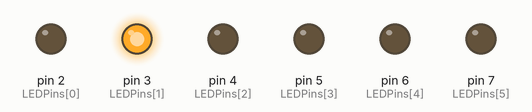
The sketch below on a simulated Arduino Uno, built with avr-gcc and run on an emulated ATmega328P. Shown: output pins drawn as LEDs (lit = HIGH).

Above: at 0.1 s.
At 0.58 s:
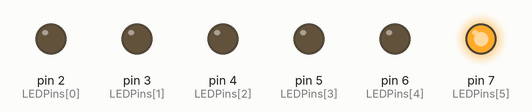
At 0.82 s:
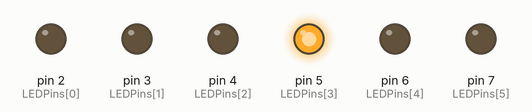
At 1.42 s:
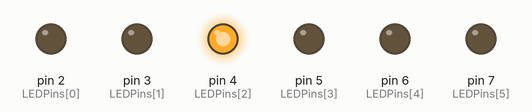
At 2.38 s:
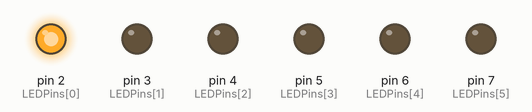
At 2.86 s:
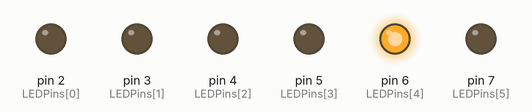
Timing chart, 0 to 3.2 s (numbered marks = the images above):
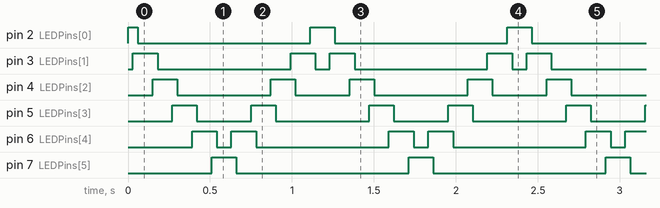

The sketch:

LED_Chase.ino
```cpp
/*
 * A simple LED chase sequence animation.
 *
 * www.lvl1.org - Louisville's Hackerspace, a 501c3 educational non-profit
 *
 * Twitter: @blenster
 * Google+: https://plus.google.com/u/0/111632821507430778453
 *
 */

// This is where variables are defined; they will help control what happens

const int NumberOfLEDs = 6; // The number of LEDs in our project
const int LEDPins[] = {2,3,4,5,6,7}; // An Array of output pin numbers we are using on the Arduino
const int WaitTime = 30;  // The number of milliseconds to wait before continuing the animation
                          // Feel free to play with this number by making it larger and smaller
                          // and seeing what happens

// This code runs only once, when we start the Arduino by powering it on or pressing the reset
// button.  Use this space to set the initial conditions for the program.  For example here we
// will tell the Arduino that we want to use the pin numbers defined in the LEDPins array above
// as output pins that we can send a signal to.  This signal will turn the LEDs ON or OFF so
// that our animation displays the way we want it to.

void setup() {

  // We will use a loop to set the pin values all together in an efficient way:
  // "led" is a temporary variable that we will use to count our turns through this for loop
  // Each time we go through this loop we will add 1 to the current value of the variable and
  // then we will test to see if that number has gotten too big.  The value of led will look
  // like this as we go through this code: 0, 1, 2, 3, 4, 5
  // Each time this loop executes we will test that number against NumberOfLEDs, which is 6,
  // and if the number inside of "led" is lower than 5 we will run the loop again.  When we
  // reach 6 the loop will no longer do anything.

  for (int led = 0; led < NumberOfLEDs; led++) {

    // Here's where we tell the pin on the Arduino that we want to use it to send an output signal
    // We will do this for each pin in our loop as defined in the LEDPins Array above.

    pinMode(LEDPins[led], OUTPUT);

    // This code will read each value in the LEDPins Array in turn, making something that looks like
    // this when "led" = 0: pinMode(LEDPins[0], OUTPUT);  LEDPins[0] is equal to "2" so we end up with
    // this: pinMode(2, OUTPUT);

    // "pinMode" is a special command that allows us to tell the Arduino that we want to set the pin
    // to be an INPUT or OUTPUT -- so we can either listen using INPUT or send out a signal using
    // OUTPUT  Since we want to tell the LEDs to turn on we need to tell the Arduino we are using
    // these pins in the output mode

    digitalWrite(LEDPins[led], LOW); // This sets the pins to a default state so the LEDs will be off
                                     // when we start the animation

  } // We're finished with the FOR loop here

  // If you want to watch the code execute in the Arduino IDE Serial Monitor uncomment this line:
  //Serial.begin(9600);

} // We're done setting things up and are ready to move on to the main code.

// This is the main block of code that will run on the Arduino.  Each time it finishes it will begin
// again unless we tell it not to.  This code will continue to run over and over as long as the
// Arduino is still on

void loop() {
  // This is where we will tell the Arduino which LEDs we want to turn on and which to turn off
  // Initially we will move from one side to another going up the LEDs from 0 to 5, however when
  // we eventually reach the final LED we will need to reverse direction and continue down from
  // 5 to 0.  Once we reach the first LED again we will once again start to go up using the first
  // code section that counts up.  This will repeat for as long as the Arduino is on, causing the
  // animation to "bounce" back and forth between the two ends of the LED strand.

  // This FOR loop counts up the LEDs and turns them on and off to create the animation going up:

  for (int led = 0; led <= NumberOfLEDs - 2; led++) {

    digitalWrite(LEDPins[led], HIGH);      // Turn on an LED
    delay(WaitTime);                       // Wait for the amount of time we set
    digitalWrite(LEDPins[led + 1], HIGH);  // Turn on the next LED in the sequence
    delay(WaitTime);                       // Wait for the amount of time we set
    digitalWrite(LEDPins[led], LOW);       // Turn off the first LED we turned on
    delay(WaitTime * 2);                   // Wait twice as long

    // This code sends information to the Arduino Serial Monitor if you have enabled the serial
    // connection above
    Serial.print("led = "); // first we print out some text
    Serial.println(led);    // and then we add the value of the "led" variable and tell the serial
                            // monitor we're ready for a new line of text by using "println" instead
                            // of simply "print" as we used above.
  }

  // This FOR loop counts down the LEDs and turns them on and off to create the animation going down:
  // It is very similar to the first loop but has some differences; can you spot them?

  for (int led = NumberOfLEDs - 1; led > 0; led--) {
    digitalWrite(LEDPins[led], HIGH);
    delay(WaitTime);
    digitalWrite(LEDPins[led - 1], HIGH);
    delay(WaitTime);
    digitalWrite(LEDPins[led], LOW);
    delay(WaitTime * 2);
    Serial.print("led = ");
    Serial.println(led);
  }

  // From here we repeat the FOR loop that goes UP again

} // This is the end of the repeating loop
```

Measured:
- by itself, pin 2 (LEDPins[0]): repeats every 1.2 s: LOW 1.1 s, HIGH 0.15 s
- by itself, pin 3 (LEDPins[1]): repeats every 1.2 s: LOW 0.81 s, HIGH 0.15 s, LOW 0.09 s, HIGH 0.15 s
- by itself, pin 4 (LEDPins[2]): repeats every 1.2 s: LOW 0.57 s, HIGH 0.15 s, LOW 0.33 s, HIGH 0.15 s
- by itself, pin 5 (LEDPins[3]): repeats every 1.2 s: LOW 0.33 s, HIGH 0.15 s, LOW 0.57 s, HIGH 0.15 s
- by itself, pin 6 (LEDPins[4]): repeats every 1.2 s: LOW 0.09 s, HIGH 0.15 s, LOW 0.81 s, HIGH 0.15 s
- by itself, pin 7 (LEDPins[5]): alternates HIGH for 0.15 s and LOW for 1.1 s
